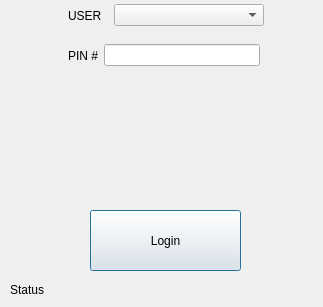
<?xml version="1.0" encoding="UTF-8"?>
<ui version="4.0">
 <class>Login_Dialog</class>
 <widget class="QDialog" name="Login_Dialog">
  <property name="geometry">
   <rect>
    <x>0</x>
    <y>0</y>
    <width>323</width>
    <height>307</height>
   </rect>
  </property>
  <property name="windowTitle">
   <string>Login</string>
  </property>
  <property name="sizeGripEnabled">
   <bool>false</bool>
  </property>
  <property name="modal">
   <bool>true</bool>
  </property>
  <widget class="QPushButton" name="pushButton">
   <property name="geometry">
    <rect>
     <x>90</x>
     <y>210</y>
     <width>151</width>
     <height>61</height>
    </rect>
   </property>
   <property name="text">
    <string>Login</string>
   </property>
  </widget>
  <widget class="QLabel" name="UserStatus">
   <property name="geometry">
    <rect>
     <x>10</x>
     <y>280</y>
     <width>151</width>
     <height>20</height>
    </rect>
   </property>
   <property name="text">
    <string>Status</string>
   </property>
  </widget>
  <widget class="Keypad" name="widget" native="true">
   <property name="geometry">
    <rect>
     <x>10</x>
     <y>70</y>
     <width>298</width>
     <height>141</height>
    </rect>
   </property>
   <property name="minimumSize">
    <size>
     <width>298</width>
     <height>132</height>
    </size>
   </property>
  </widget>
  <widget class="QWidget" name="">
   <property name="geometry">
    <rect>
     <x>68</x>
     <y>1</y>
     <width>196</width>
     <height>29</height>
    </rect>
   </property>
   <layout class="QHBoxLayout" name="horizontalLayout">
    <item>
     <widget class="QLabel" name="label_2">
      <property name="text">
       <string>USER</string>
      </property>
     </widget>
    </item>
    <item>
     <widget class="QComboBox" name="comboBox_USER">
      <property name="sizePolicy">
       <sizepolicy hsizetype="Fixed" vsizetype="Fixed">
        <horstretch>0</horstretch>
        <verstretch>0</verstretch>
       </sizepolicy>
      </property>
      <property name="minimumSize">
       <size>
        <width>150</width>
        <height>0</height>
       </size>
      </property>
     </widget>
    </item>
   </layout>
  </widget>
  <widget class="QWidget" name="">
   <property name="geometry">
    <rect>
     <x>68</x>
     <y>41</y>
     <width>192</width>
     <height>29</height>
    </rect>
   </property>
   <layout class="QHBoxLayout" name="horizontalLayout_2">
    <item>
     <widget class="QLabel" name="label">
      <property name="text">
       <string>PIN #</string>
      </property>
     </widget>
    </item>
    <item>
     <widget class="QLineEdit" name="lineEdit">
      <property name="echoMode">
       <enum>QLineEdit::Password</enum>
      </property>
     </widget>
    </item>
   </layout>
  </widget>
 </widget>
 <customwidgets>
  <customwidget>
   <class>Keypad</class>
   <extends>QWidget</extends>
   <header>keypad.h</header>
   <container>1</container>
  </customwidget>
 </customwidgets>
 <tabstops>
  <tabstop>comboBox_USER</tabstop>
  <tabstop>lineEdit</tabstop>
  <tabstop>pushButton</tabstop>
 </tabstops>
 <resources/>
 <connections/>
 <buttongroups>
  <buttongroup name="buttonGroup"/>
 </buttongroups>
</ui>
